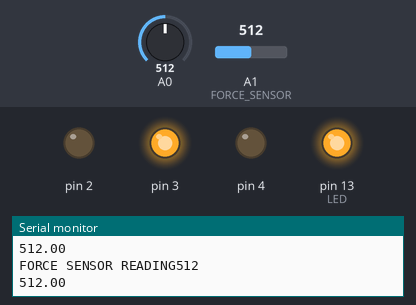
This sketch was run on a simulated Arduino Uno, built with avr-gcc and run on an emulated ATmega328P. Parts: output pins drawn as LEDs (lit = HIGH), the last lines printed to the serial monitor. The inputs (shaded band) are chosen by the test bench; at power-on: A0 = 512, A1 (FORCE_SENSOR) = 512.

Above: at 1.8 s.
1.9 s: A0 set to 990
4.2 s: A0 set to 1014
At 6.7 s:
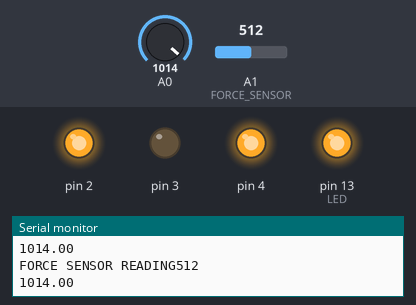
7.5 s: A1 (FORCE_SENSOR) set to 0
At 8.4 s:
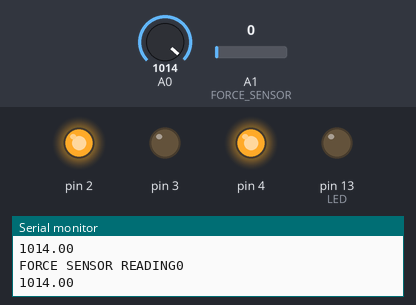
9.5 s: A0 set to 900
At 11.9 s:
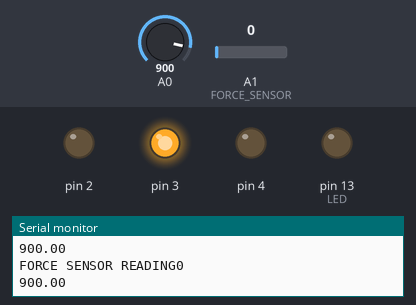
12.5 s: A0 set to 1010
At 14.3 s:
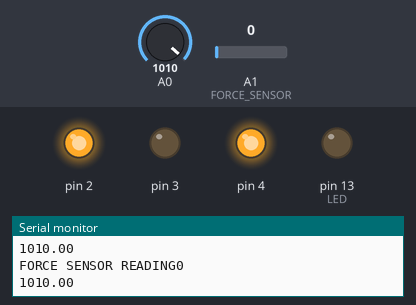
15.5 s: A0 set to 716
At 17.9 s:
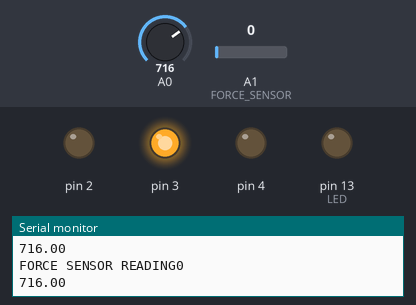
Timing chart, 0 to 19.4 s (numbered marks = the images above; inputs shaded):
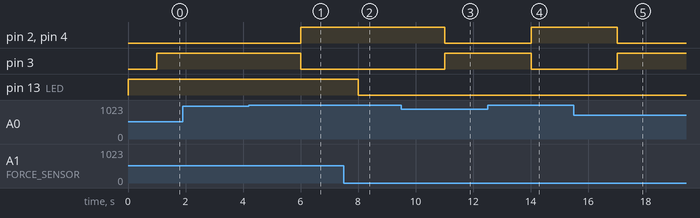

The sketch:

force_and_flex1.ino
```cpp
#define FORCE_SENSOR A1
#define LED 13
void setup()
{
  pinMode(A0, INPUT);
    pinMode(2, OUTPUT);
    pinMode(3, OUTPUT);
    pinMode(4, OUTPUT);
  Serial.begin(9600);
  pinMode(FORCE_SENSOR, INPUT);
  pinMode(LED, OUTPUT);
}

void loop()
{
  int analogReading=analogRead(FORCE_SENSOR);
  Serial.print("FORCE SENSOR READING");
  Serial.println(analogReading);
  if(analogReading==0)
	digitalWrite(LED, LOW);
  else
    digitalWrite(LED,HIGH);
  float flex=analogRead(A0);
  Serial.println(flex);
  delay(1000);
  if(flex>1000)
  {
    digitalWrite(2,HIGH);
    digitalWrite(3,LOW);
    digitalWrite(4,HIGH);
  }
  else{
    digitalWrite(2,LOW);
    digitalWrite(3,HIGH);
    digitalWrite(4,LOW);
  }
}

  
```

Measured:
- the behaviour switches between 1000 and 1001 on A0 (found by bisection; images 0 and 1)
- after the input at 4.2 s, pin 2, pin 4: LOW → HIGH after 1.8 s; pin 3: HIGH → LOW after 1.8 s
- after the input at 7.5 s, pin 13 (LED): HIGH → LOW after 0.51 s
- after the input at 9.5 s, pin 2, pin 4: HIGH → LOW after 1.5 s; pin 3: LOW → HIGH after 1.5 s
- after the input at 12.5 s, pin 2, pin 4: LOW → HIGH after 1.5 s; pin 3: HIGH → LOW after 1.5 s
- after the input at 15.5 s, pin 2, pin 4: HIGH → LOW after 1.5 s; pin 3: LOW → HIGH after 1.5 s
